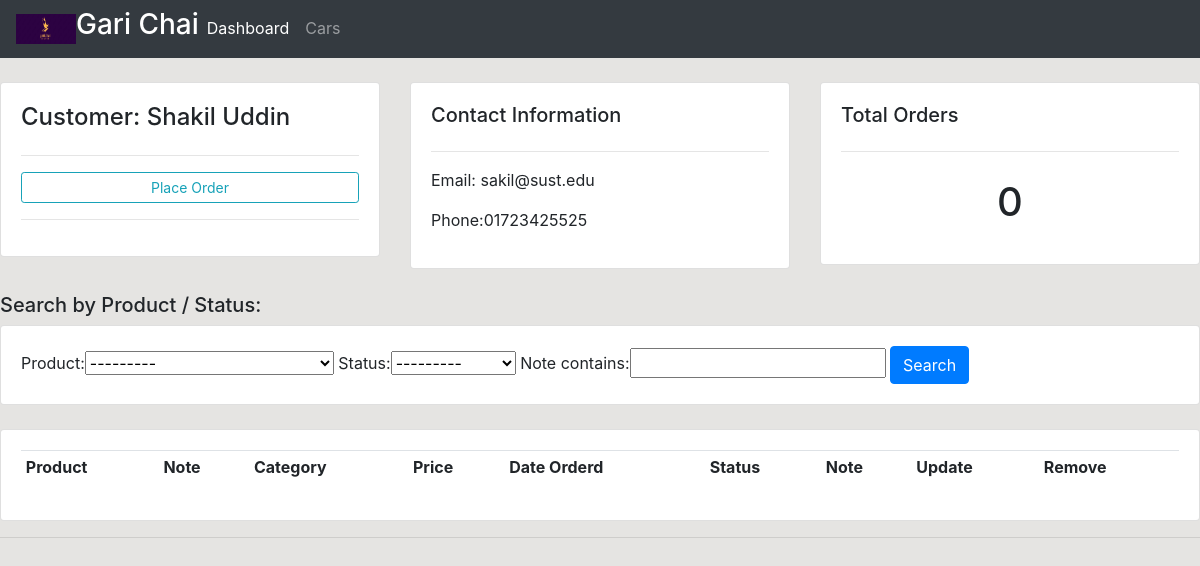
Page /customer/20/ on the committed database.
### accounts/models.py (models this page shows, shortened)
class Customer(models.Model):
    name = models.CharField(max_length=200)
    phone = models.CharField(max_length=200, null = True)
    address = models.CharField(max_length=400, null = True)
    email = models.CharField(max_length=200, null = True)
    date_created = models.DateTimeField(auto_now_add= True)

### accounts/views.py (the view)
# urls.py: path('customer/<str:pk_test>/', views.customer, name="customer"),
def customer(request, pk_test):
	customer = Customer.objects.get(id=pk_test)
	orders = customer.order_set.all()
	order_count = orders.count()
	myFilter = OrderFilter(request.GET, queryset=orders)
	orders = myFilter.qs
	context = {'customer':customer, 'orders':orders, 'order_count':order_count,
	'myFilter':myFilter}
	return render(request, 'accounts/customer.html',context)

### accounts/models.py (called while the page is built)
    def __str__(self):
        return self.name

### accounts/templates/accounts/customer.html (shortened to what this page needs)
{% extends 'accounts/main.html' %}
{% block content %}
<br>
<div class="row">
<div class="col-md">
  <div class="card card-body">
    <h4>Customer: {{customer.name}}</h4>
    <hr>
    <a class="btn btn-outline-info  btn-sm btn-block" href="{% url 'create_order' customer.id %}">Place Order</a>
    <hr>
  </div>
</div>
<div class="col-md">
  <div class="card card-body">
    <h5>Contact Information</h5>
    <hr>
    <p>Email: {{customer.email}}</p>
    <p>Phone:{{customer.phone}} </p>
  </div>
</div>
<div class="col-md">
  <div class="card card-body">
    <h5>Total Orders</h5>
    <hr>
    <h1 style="text-align: center;padding: 10px">{{order_count}}</h1>
  </div>
</div>
</div>
<br>
<h5>Search by Product / Status:</h5>
<div class="row">
<div class="col">
  <div class="card card-body">
    <form method="get">
      {{myFilter.form}}
      <button class="btn btn-primary" type="submit">Search</button>
    </form>
  </div>
</div>
</div>
<br>
<div class="row">
<div class="col-md">
  <div class="card card-body">
    <table class="table table-sm">
      <tr>
        <th>Product</th>
        <th>Note</th>
        <th>Category</th>
        <th>Price</th>
        <th>Date Orderd</th>
        <th>Status</th>
        <th>Note</th>
        <th>Update</th>
        <th>Remove</th>
      </tr>
    </table>
  </div>
</div>
</div>
{% endblock %}

### static/css/main.css (style rules this page uses)
body { background-color: #E5E4E2; }

### rows in the picture
Customer: name "Shakil Uddin", email "sakil@sust.edu", phone "01723425525"

### other values in the picture
{{ order_count }} "0"
